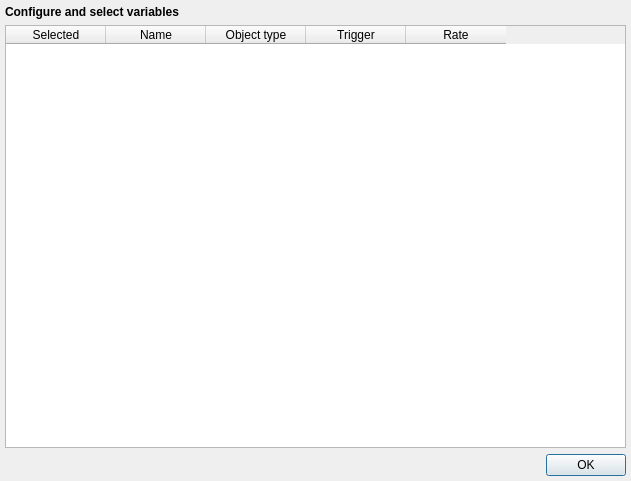
<?xml version="1.0" encoding="UTF-8"?>
<ui version="4.0">
 <class>DialogRecordConfiguration</class>
 <widget class="QDialog" name="DialogRecordConfiguration">
  <property name="geometry">
   <rect>
    <x>0</x>
    <y>0</y>
    <width>631</width>
    <height>481</height>
   </rect>
  </property>
  <property name="windowTitle">
   <string>Record configuration</string>
  </property>
  <property name="windowIcon">
   <iconset resource="../resource.qrc">
    <normaloff>:/resource/icons_gnome/24x24/categories/preferences-desktop.png</normaloff>:/resource/icons_gnome/24x24/categories/preferences-desktop.png</iconset>
  </property>
  <widget class="QWidget" name="verticalLayoutWidget">
   <property name="geometry">
    <rect>
     <x>0</x>
     <y>0</y>
     <width>631</width>
     <height>481</height>
    </rect>
   </property>
   <layout class="QVBoxLayout" name="verticalLayout">
    <property name="sizeConstraint">
     <enum>QLayout::SetMaximumSize</enum>
    </property>
    <property name="leftMargin">
     <number>5</number>
    </property>
    <property name="topMargin">
     <number>5</number>
    </property>
    <property name="rightMargin">
     <number>5</number>
    </property>
    <property name="bottomMargin">
     <number>5</number>
    </property>
    <item>
     <widget class="QLabel" name="label">
      <property name="font">
       <font>
        <weight>75</weight>
        <bold>true</bold>
       </font>
      </property>
      <property name="text">
       <string>Configure and select variables</string>
      </property>
     </widget>
    </item>
    <item>
     <widget class="QTableWidget" name="table">
      <property name="minimumSize">
       <size>
        <width>0</width>
        <height>0</height>
       </size>
      </property>
      <property name="editTriggers">
       <set>QAbstractItemView::NoEditTriggers</set>
      </property>
      <property name="showDropIndicator" stdset="0">
       <bool>false</bool>
      </property>
      <property name="dragDropOverwriteMode">
       <bool>false</bool>
      </property>
      <property name="selectionBehavior">
       <enum>QAbstractItemView::SelectRows</enum>
      </property>
      <property name="cornerButtonEnabled">
       <bool>false</bool>
      </property>
      <property name="rowCount">
       <number>0</number>
      </property>
      <column>
       <property name="text">
        <string>Selected</string>
       </property>
       <property name="textAlignment">
        <set>AlignCenter</set>
       </property>
       <property name="icon">
        <iconset resource="../resource.qrc">
         <normaloff>:/resource/icons_gnome/24x24/status/starred.png</normaloff>:/resource/icons_gnome/24x24/status/starred.png</iconset>
       </property>
      </column>
      <column>
       <property name="text">
        <string>Name</string>
       </property>
       <property name="textAlignment">
        <set>AlignCenter</set>
       </property>
      </column>
      <column>
       <property name="text">
        <string>Object type</string>
       </property>
       <property name="textAlignment">
        <set>AlignCenter</set>
       </property>
      </column>
      <column>
       <property name="text">
        <string>Trigger</string>
       </property>
       <property name="textAlignment">
        <set>AlignCenter</set>
       </property>
      </column>
      <column>
       <property name="text">
        <string>Rate</string>
       </property>
       <property name="textAlignment">
        <set>AlignCenter</set>
       </property>
      </column>
     </widget>
    </item>
    <item>
     <widget class="QDialogButtonBox" name="buttonBox">
      <property name="contextMenuPolicy">
       <enum>Qt::DefaultContextMenu</enum>
      </property>
      <property name="orientation">
       <enum>Qt::Horizontal</enum>
      </property>
      <property name="standardButtons">
       <set>QDialogButtonBox::Ok</set>
      </property>
     </widget>
    </item>
   </layout>
  </widget>
 </widget>
 <resources>
  <include location="../resource.qrc"/>
 </resources>
 <connections>
  <connection>
   <sender>buttonBox</sender>
   <signal>accepted()</signal>
   <receiver>DialogRecordConfiguration</receiver>
   <slot>accept()</slot>
   <hints>
    <hint type="sourcelabel">
     <x>248</x>
     <y>254</y>
    </hint>
    <hint type="destinationlabel">
     <x>157</x>
     <y>274</y>
    </hint>
   </hints>
  </connection>
  <connection>
   <sender>buttonBox</sender>
   <signal>rejected()</signal>
   <receiver>DialogRecordConfiguration</receiver>
   <slot>reject()</slot>
   <hints>
    <hint type="sourcelabel">
     <x>316</x>
     <y>260</y>
    </hint>
    <hint type="destinationlabel">
     <x>286</x>
     <y>274</y>
    </hint>
   </hints>
  </connection>
 </connections>
</ui>
